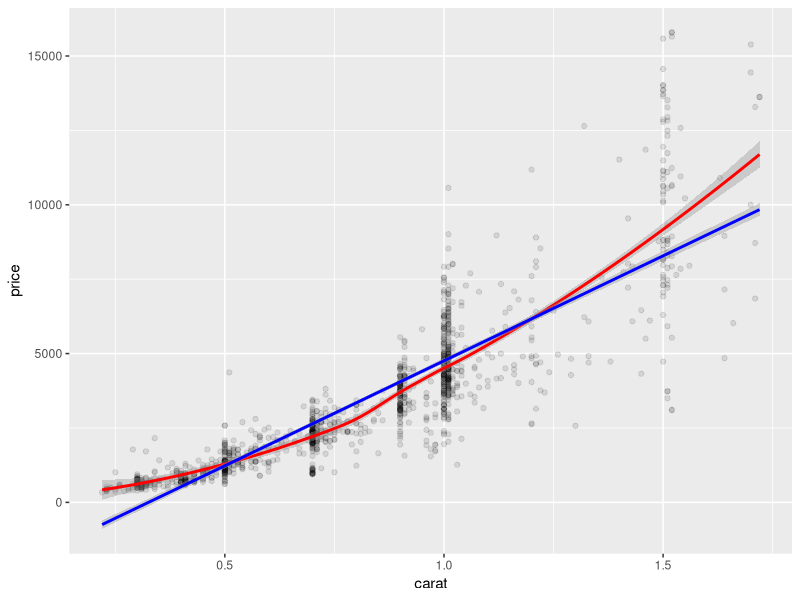

Generate this figure with R:
## ---- chunk 1
library(tidyverse)
str(diamonds)
## ---- chunk 2
set.seed(1234)
diamonds2 <- filter(diamonds, 
                    cut %in% c("Fair", "Good") & 
                    color %in% c("E", "F", "G") & 
                    carat < 1.75) 
diamonds2 <- droplevels(diamonds2)
one <- diamonds2 %>% filter(cut == "Fair" & color == "E") %>% sample_n(218)
two <- diamonds2 %>% filter(cut == "Fair" & color == "F") %>% sample_n(218)
three <- diamonds2 %>% filter(cut == "Fair" & color == "G") %>% sample_n(218)
four <- diamonds2 %>% filter(cut == "Good" & color == "E") %>% sample_n(218)
five <- diamonds2 %>% filter(cut == "Good" & color == "F") %>% sample_n(218)
six <- diamonds2 %>% filter(cut == "Good" & color == "G") %>% sample_n(218)
diamonds2 <- bind_rows(one, two, three, four, five, six)
str(diamonds2)
## ---- chunk 3
ggplot(diamonds2, aes(x = carat, y= price)) + 
  geom_point(alpha = 1/10) + 
  geom_smooth(method = "loess", color = "red") + 
  geom_smooth(method = "lm", color = "blue")
